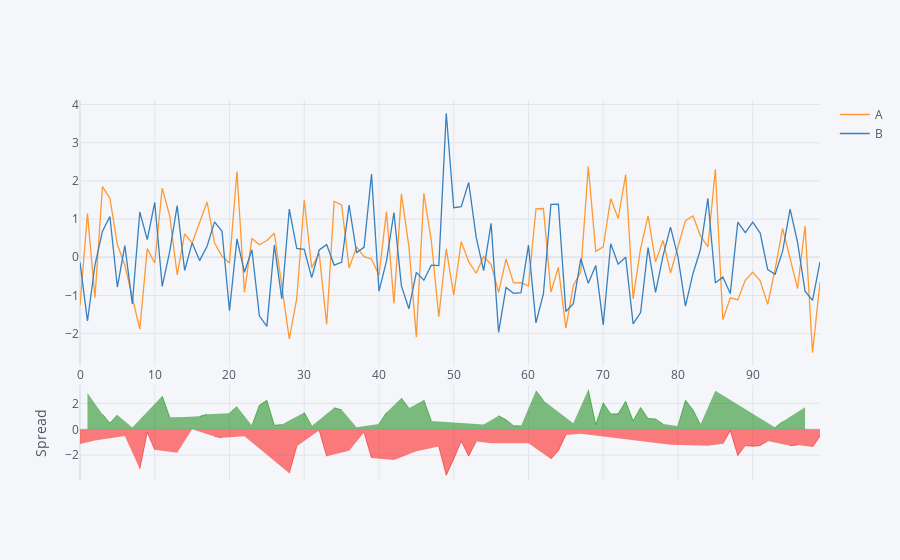

Write notebook code for a chart like this one.
### Code cell
df[['A','B']].iplot(kind = 'spread')

### Figure 1 — Plotly figure (JSON) as saved in the notebook; plotly's stock layout.template omitted (floating-point values rounded to 4 significant figures)
{"data": [{"line": {"color": "rgba(255, 153, 51, 1.0)", "dash": "solid", "shape": "linear", "width": 1.3}, "mode": "lines", "name": "A", "text": "", "type": "scatter", "x": [0, 1, 2, 3, 4, 5, 6, 7, 8, 9, 10, 11, 12, 13, 14, 15, 16, 17, 18, 19, 20, 21, 22, 23, 24, 25, 26, 27, 28, 29, 30, 31, 32, 33, 34, 35, 36, 37, 38, 39, 40, 41, 42, 43, 44, 45, 46, 47, 48, 49, 50, 51, 52, 53, 54, 55, 56, 57, 58, 59, 60, 61, 62, 63, 64, 65, 66, 67, 68, 69, 70, 71, 72, 73, 74, 75, 76, 77, 78, 79, 80, 81, 82, 83, 84, 85, 86, 87, 88, 89, 90, 91, 92, 93, 94, 95, 96, 97, 98, 99], "y": [-1.265, 1.144, -1.059, 1.85, 1.546, 0.3345, -0.2087, -1.086, -1.883, 0.2257, -0.1487, 1.81, 1.085, -0.4585, 0.6124, 0.3754, 0.913, 1.448, 0.3793, 0.02549, -0.153, 2.244, -0.923, 0.4944, 0.3263, 0.4396, 0.6295, -0.7268, -2.138, -1.079, 1.499, -0.2712, 0.1014, -1.761, 1.462, 1.373, -0.2801, 0.2718, 0.01497, -0.04409, -0.469, 1.195, -1.207, 1.659, 0.2848, -2.091, 1.675, 0.4378, -1.557, 0.2192, -0.9896, 0.4075, -0.114, -0.4189, 0.02239, -0.1922, -0.917, -0.04698, -0.67, -0.6661, -0.7557, 1.265, 1.278, -0.9126, -0.2633, -1.855, -0.7391, -0.3837, 2.373, 0.1558, 0.2744, 1.538, 1.016, 2.166, -1.089, 0.2343, 1.086, -0.1199, 0.4409, -0.4109, 0.2707, 0.9589, 1.079, 0.5676, 0.2713, 2.304, -1.639, -1.064, -1.116, -0.6035, -0.3897, -0.6161, -1.234, -0.3123, 0.7538, -0.004508, -0.8194, 0.8156, -2.5, -0.6474]}, {"line": {"color": "rgba(55, 128, 191, 1.0)", "dash": "solid", "shape": "linear", "width": 1.3}, "mode": "lines", "name": "B", "text": "", "type": "scatter", "x": [0, 1, 2, 3, 4, 5, 6, 7, 8, 9, 10, 11, 12, 13, 14, 15, 16, 17, 18, 19, 20, 21, 22, 23, 24, 25, 26, 27, 28, 29, 30, 31, 32, 33, 34, 35, 36, 37, 38, 39, 40, 41, 42, 43, 44, 45, 46, 47, 48, 49, 50, 51, 52, 53, 54, 55, 56, 57, 58, 59, 60, 61, 62, 63, 64, 65, 66, 67, 68, 69, 70, 71, 72, 73, 74, 75, 76, 77, 78, 79, 80, 81, 82, 83, 84, 85, 86, 87, 88, 89, 90, 91, 92, 93, 94, 95, 96, 97, 98, 99], "y": [-0.1301, -1.669, -0.2029, 0.6786, 1.067, -0.7803, 0.3066, -1.222, 1.187, 0.4622, 1.436, -0.7621, 0.15, 1.351, -0.3476, 0.3771, -0.08724, 0.2896, 0.9264, 0.6798, -1.401, 0.4826, -0.3923, 0.1959, -1.536, -1.81, 0.3202, -1.089, 1.261, 0.2295, 0.2072, -0.5318, 0.1905, 0.3312, -0.205, -0.1344, 1.369, 0.1209, 0.2588, 2.181, -0.8879, -0.1037, 1.173, -0.7505, -1.348, -0.3961, -0.6, -0.205, -0.2175, 3.771, 1.297, 1.328, 1.958, 0.5264, -0.3498, 0.8883, -1.969, -0.7894, -0.9435, -0.9273, 0.3168, -1.717, -0.9556, 1.388, 1.389, -1.421, -1.214, -0.03811, -0.684, -0.2141, -1.772, 0.3552, -0.1823, 0.00181, -1.747, -1.447, 0.2546, -0.9201, 0.03542, 0.788, 0.01053, -1.281, -0.4305, 0.197, 1.541, -0.6756, -0.5194, -0.9512, 0.9183, 0.6474, 0.9178, 0.6337, -0.3236, -0.4472, 0.1584, 1.259, 0.3925, -0.8898, -1.128, -0.1185]}, {"connectgaps": false, "fill": "tozeroy", "line": {"color": "green", "dash": "solid", "shape": "linear", "width": 0.5}, "mode": "lines", "name": "Spread", "showlegend": false, "type": "scatter", "x": [0, 1, 2, 3, 4, 5, 6, 7, 8, 9, 10, 11, 12, 13, 14, 15, 16, 17, 18, 19, 20, 21, 22, 23, 24, 25, 26, 27, 28, 29, 30, 31, 32, 33, 34, 35, 36, 37, 38, 39, 40, 41, 42, 43, 44, 45, 46, 47, 48, 49, 50, 51, 52, 53, 54, 55, 56, 57, 58, 59, 60, 61, 62, 63, 64, 65, 66, 67, 68, 69, 70, 71, 72, 73, 74, 75, 76, 77, 78, 79, 80, 81, 82, 83, 84, 85, 86, 87, 88, 89, 90, 91, 92, 93, 94, 95, 96, 97, 98, 99], "xaxis": "x2", "y": ["", 2.813, "", 1.172, 0.479, 1.115, "", 0.1368, "", "", "", 2.572, 0.9346, "", 0.96, "", 1.0, 1.158, "", "", 1.248, 1.761, "", 0.2985, 1.862, 2.25, 0.3092, 0.3627, "", "", 1.291, 0.2606, "", "", 1.667, 1.508, "", 0.1509, "", "", 0.4189, 1.299, "", 2.41, 1.633, "", 2.275, 0.6429, "", "", "", "", "", "", 0.3722, "", 1.052, 0.7424, 0.2735, 0.2612, "", 2.982, 2.233, "", "", "", 0.4745, "", 3.057, 0.3699, 2.046, 1.183, 1.198, 2.164, 0.6581, 1.681, 0.831, 0.8002, 0.4055, "", 0.2602, 2.24, 1.509, 0.3706, "", 2.979, "", "", "", "", "", "", "", 0.1349, 0.5954, "", "", 1.705, "", ""], "yaxis": "y2"}, {"connectgaps": false, "fill": "tozeroy", "line": {"color": "red", "dash": "solid", "shape": "linear", "width": 0.5}, "mode": "lines", "name": "Spread", "showlegend": false, "type": "scatter", "x": [0, 1, 2, 3, 4, 5, 6, 7, 8, 9, 10, 11, 12, 13, 14, 15, 16, 17, 18, 19, 20, 21, 22, 23, 24, 25, 26, 27, 28, 29, 30, 31, 32, 33, 34, 35, 36, 37, 38, 39, 40, 41, 42, 43, 44, 45, 46, 47, 48, 49, 50, 51, 52, 53, 54, 55, 56, 57, 58, 59, 60, 61, 62, 63, 64, 65, 66, 67, 68, 69, 70, 71, 72, 73, 74, 75, 76, 77, 78, 79, 80, 81, 82, 83, 84, 85, 86, 87, 88, 89, 90, 91, 92, 93, 94, 95, 96, 97, 98, 99], "xaxis": "x2", "y": [-1.135, "", -0.8565, "", "", "", -0.5153, "", -3.069, -0.2365, -1.585, "", "", -1.81, "", -0.001688, "", "", -0.5471, -0.6543, "", "", -0.5307, "", "", "", "", "", -3.4, -1.309, "", "", -0.08912, -2.092, "", "", -1.65, "", -0.2438, -2.225, "", "", -2.38, "", "", -1.695, "", "", -1.339, -3.552, -2.287, -0.9201, -2.072, -0.9453, "", -1.08, "", "", "", "", -1.073, "", "", -2.301, -1.652, -0.4337, "", -0.3456, "", "", "", "", "", "", "", "", "", "", "", -1.199, "", "", "", "", -1.27, "", -1.12, -0.1124, -2.035, -1.251, -1.308, -1.25, -0.91, "", "", -1.264, -1.212, "", -1.372, -0.5289], "yaxis": "y2"}], "layout": {"hovermode": "x", "legend": {"bgcolor": "#F5F6F9", "font": {"color": "#4D5663"}}, "paper_bgcolor": "#F5F6F9", "plot_bgcolor": "#F5F6F9", "title": {"font": {"color": "#4D5663"}}, "xaxis": {"gridcolor": "#E1E5ED", "showgrid": true, "tickfont": {"color": "#4D5663"}, "title": {"font": {"color": "#4D5663"}, "text": ""}, "zerolinecolor": "#E1E5ED"}, "xaxis2": {"anchor": "y2", "gridcolor": "#E1E5ED", "showgrid": true, "showticklabels": false, "tickfont": {"color": "#4D5663"}, "title": {"font": {"color": "#4D5663"}, "text": ""}, "zerolinecolor": "#E1E5ED"}, "yaxis": {"domain": [0.3, 1], "gridcolor": "#E1E5ED", "showgrid": true, "tickfont": {"color": "#4D5663"}, "title": {"font": {"color": "#4D5663"}, "text": ""}, "zerolinecolor": "#E1E5ED"}, "yaxis2": {"domain": [0, 0.25], "gridcolor": "#E1E5ED", "showgrid": true, "tickfont": {"color": "#4D5663"}, "title": {"font": {"color": "#4D5663"}, "text": "Spread"}, "zerolinecolor": "#E1E5ED"}}}
